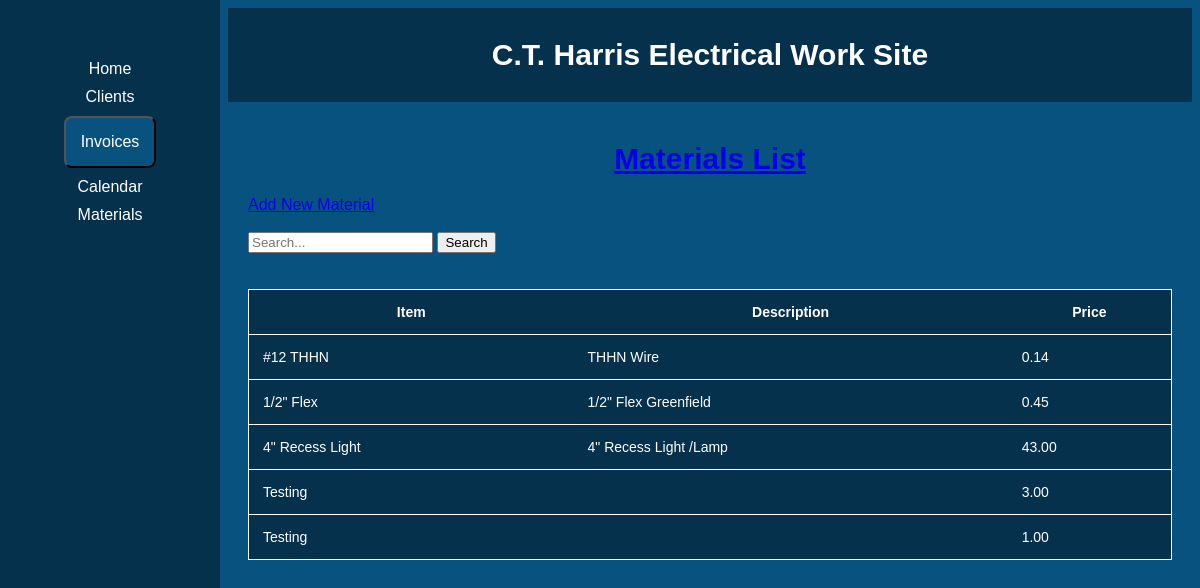
/materials/, run on the app's committed database.
### core/models.py (models this page shows, shortened)
class Material(models.Model):
    item = models.CharField(max_length=100)
    description = models.TextField()
    price = models.DecimalField(max_digits=10, decimal_places=2)

### core/views.py (the view)
# urls.py: path('materials/',views.materials_list, name='materials_list'),
def materials_list(request):
    search_query = request.GET.get('search')
    if search_query:
        materials = Material.objects.filter(
            Q(item__icontains=search_query) |
            Q(description__icontains=search_query) |
            Q(price__icontains=search_query)
        )
    else:
        materials = Material.objects.all()
    return render(request, 'materials.html', {'materials': materials})

### core/templates/materials.html (shortened to what this page needs)
{% extends 'base.html' %}
{% block content %}
<head>
</head>
<body>
    <h1> <a href="{% url 'materials_list' %}">Materials List </a></h1>
    <a href="{% url 'intake_material' %}">Add New Material</a>
    <br>
    <br>
    <form id="filter-form" method="get" action="{% url 'materials_list' %}">
        <input type="text" name="search" placeholder="Search...">
        <button type="submit">Search</button>
    </form>
    {% if materials %}
    <br>
    <br>
    <table>
        <thead>
            <tr>
                <th>Item</th>
                <th>Description</th>
                <th>Price</th>
            </tr>
        </thead>
        <tbody>
            {% for material in materials %}
            <tr>
                <td>{{ material.item }}</td>
                <td>{{ material.description }}</td>
                <td>{{ material.price }}</td>
            </tr>
            {% endfor %}
        </tbody>
    </table>
    {% else %}
    <p>Please enter a search query to find materials.</p>
    {% endif %}
</body>
{% endblock %}

### core/templates/base.html (style rules this page uses)
body { background-color: rgb(08,82,128); color: white; font-family: sans-serif; }
h1 { color: white; font-size: 30px; font-weight: bold; text-align: center; font-family: sans-serif; }
table { border-collapse: collapse; width:100%; background-color:rgb(05,49,77); border: 1px solid white; }
th,td { padding: 14px; text-align: left; border-bottom: 1px solid white; font-size: 14px; }
th { text-align: center; }

### data on the page
Material: item "#12 THHN", description "THHN Wire", price "0.14"
Material: item "1/2\" Flex", description "1/2\" Flex Greenfield", price "0.45"
Material: item "4\" Recess Light", description "4\" Recess Light /Lamp", price "43.00"
Material: item "Testing", price "3.00"
Material: item "Testing", price "1.00"
